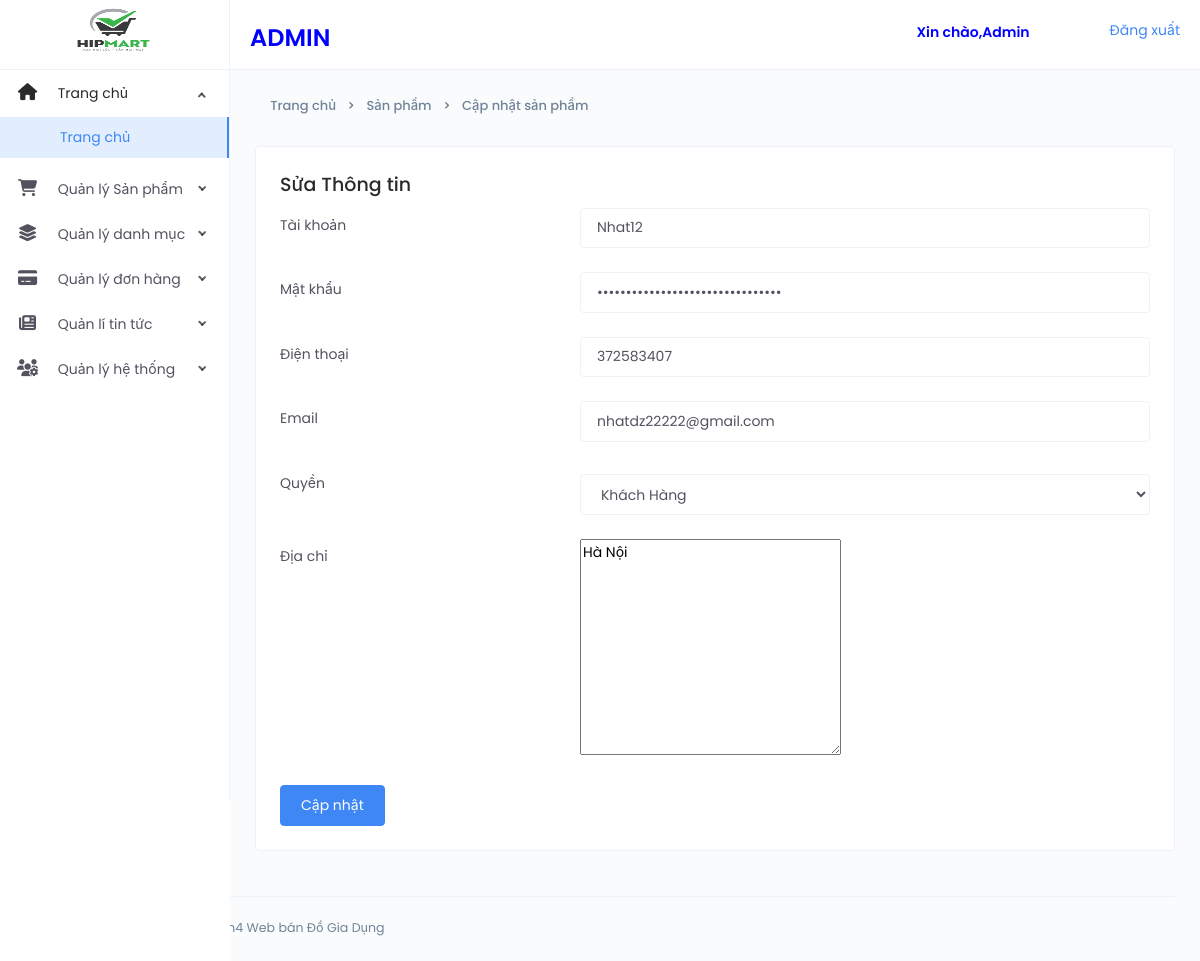
/Webdogiadung/Admin/Sua_taikhoan.php?UserID=3 (signed in), run on the app's committed database.
### tables this page shows
CREATE TABLE `user` (
  `UserID` int(11) NOT NULL,
  `Password` varchar(40) NOT NULL,
  `user` varchar(20) NOT NULL,
  `Email` varchar(40) NOT NULL,
  `Phone` int(11) NOT NULL,
  `Adress` varchar(30) NOT NULL,
  `RoleID` int(11) NOT NULL
);

### Webdogiadung/Admin/Sua_taikhoan.php (the view, shortened to what this page needs)
<?php
require('thongbao.php');
include('Header_admin.php');
include('Nav_left.php');
require_once('Conect.php');
$id = !empty($_GET['UserID']) ? (int)$_GET['UserID'] : 0;
$sql_1 = "SELECT * from user WHERE UserID = $id";
$result = mysqli_query($conn, $sql_1);
$resultss = mysqli_fetch_assoc($result);
?>
<div class="page-container">
   <div class="main-content">
      <div class="page-header">
         <div class="header-sub-title">
            <nav class="breadcrumb breadcrumb-dash">
               <a href="index.php" class="breadcrumb-item"><i class="anticon anticon-home m-r-5"></i>Trang chủ</a>
               <a class="breadcrumb-item" href="Sanpham.php"> Sản phẩm</a>
               <a class="breadcrumb-item" href="Update_product.php"> Cập nhật sản phẩm</a>
            </nav>
         </div>
      </div>
      <div class="card">
         <div class="card-body">
            <h4>Sửa Thông tin</h4>
            <?php
            $role = mysqli_query($conn, "SELECT * FROM `role`");
            ?>
            <form id="form-validation" method="post">
               <div class="form-group row">
                  <label class="col-sm-4 col-form-label control-label">Tài khoản</label>
                  <div class="col-sm-8">
                     <input type="text" class="form-control" name="user" value="<?php echo $resultss['user']; ?>">
                  </div>
               </div>
               <div class="form-group row">
                  <label class="col-sm-4 col-form-label control-label">Mật khẩu</label>
                  <div class="col-sm-8">
                     <input type="password" class="form-control" name="pass" value="<?php echo $resultss['Password']; ?>">
                  </div>
               </div>
               <div class="form-group row">
                  <label class="col-sm-4 col-form-label control-label">Điện thoại</label>
                  <div class="col-sm-8">
                     <input type="text" class="form-control" name="phone" value="<?php echo $resultss['Phone']; ?>">
                  </div>
               </div>
               <div class="form-group row">
                  <label class="col-sm-4 col-form-label control-label">Email</label>
                  <div class="col-sm-8">
                     <input type="email" class="form-control" name="email" value="<?php echo $resultss['Email']; ?>">
                  </div>
               </div>
               <div class="form-group row">
                  <label class="col-sm-4 col-form-label control-label">Quyền</label>
                  <div class="col-sm-8 pt-2">
                     <select class="form-control" name="RoleID">
                        <?php foreach ($role as $row) : ?>
                           <option value="<?php echo $row['RoleID']; ?>"><?php echo $row['Name']; ?></option>
                        <?php endforeach; ?>
                     </select>
                  </div>
               </div>
               <div class="form-group row">
                  <label class="col-sm-4 col-form-label control-label">Địa chỉ</label>
                  <div class="col-sm-8">
                     <textarea name="adress" id="thongso" rows="10"><?php echo $resultss['Adress']; ?></textarea>
                  </div>
               </div>
               <button type="submit" class="btn btn-primary" name="add">Cập nhật</button>
            </form>
         </div>
      </div>
   </div>
</div>
<?php
include('Footer_Admin.php');
?>

### data on the page
user: user "Nhat12", phone "372583407", email "nhatdz22222@gmail.com", adress "Hà Nội"

### other printed values
form field RoleID "Khách Hàng"
